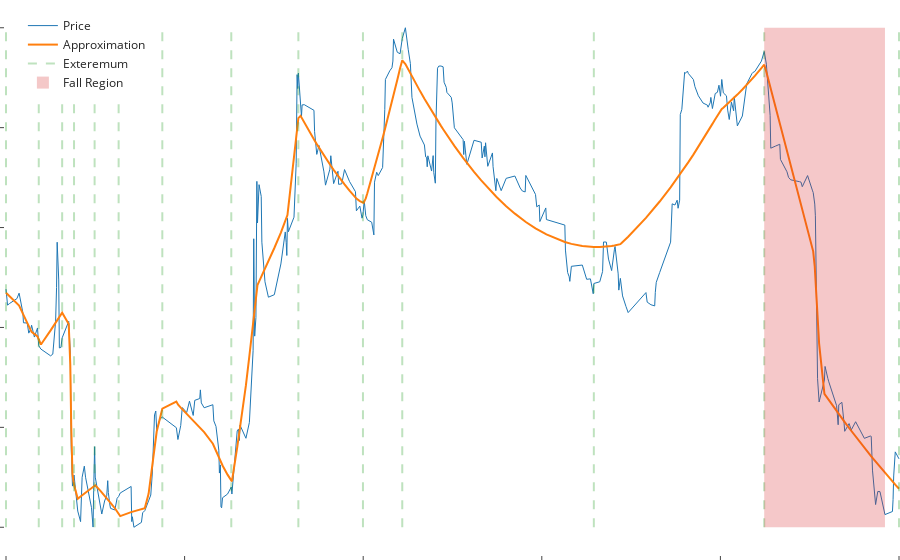

Write notebook code for a chart like this one.
### Code cell
from visuals import visualize_model
visualize_model(model, Xn, Yn)

### Figure 1 — Plotly figure (JSON) as saved in the notebook; plotly's stock layout.template omitted (floating-point values rounded to 4 significant figures; data arrays with more than 128 entries replaced by an {"elided": "..."} marker saying what was removed)
{"data": [{"customdata": {"elided": "350 float values"}, "hovertemplate": "%{text}<br>%{customdata:.14f}$<extra></extra>", "line": {"color": "#1f77b4", "width": 1}, "mode": "lines", "name": "Price", "text": {"elided": "350 str values"}, "type": "scatter", "x": {"elided": "350 float values"}, "y": {"elided": "350 float values"}}, {"hoverinfo": "none", "line": {"color": "#ff7f0e", "width": 2}, "mode": "lines", "name": "Approximation", "type": "scatter", "x": {"elided": "350 float values"}, "y": {"elided": "350 float values"}}], "layout": {"legend": {"x": 0.02, "xanchor": "left", "y": 0.98, "yanchor": "top"}, "margin": {"b": 0, "l": 0, "r": 0, "t": 0}, "shapes": [{"line": {"color": "#2ca02c", "dash": "dash", "width": 2}, "name": "Exteremum", "showlegend": true, "type": "line", "x0": 0, "x1": 0, "y0": 0, "y1": 1}, {"line": {"color": "#2ca02c", "dash": "dash", "width": 2}, "name": "Exteremum", "showlegend": false, "type": "line", "x0": 0.03669, "x1": 0.03669, "y0": 0, "y1": 1}, {"line": {"color": "#2ca02c", "dash": "dash", "width": 2}, "name": "Exteremum", "showlegend": false, "type": "line", "x0": 0.06289, "x1": 0.06289, "y0": 0, "y1": 1}, {"line": {"color": "#2ca02c", "dash": "dash", "width": 2}, "name": "Exteremum", "showlegend": false, "type": "line", "x0": 0.07617, "x1": 0.07617, "y0": 0, "y1": 1}, {"line": {"color": "#2ca02c", "dash": "dash", "width": 2}, "name": "Exteremum", "showlegend": false, "type": "line", "x0": 0.09923, "x1": 0.09923, "y0": 0, "y1": 1}, {"line": {"color": "#2ca02c", "dash": "dash", "width": 2}, "name": "Exteremum", "showlegend": false, "type": "line", "x0": 0.1261, "x1": 0.1261, "y0": 0, "y1": 1}, {"line": {"color": "#2ca02c", "dash": "dash", "width": 2}, "name": "Exteremum", "showlegend": false, "type": "line", "x0": 0.1751, "x1": 0.1751, "y0": 0, "y1": 1}, {"line": {"color": "#2ca02c", "dash": "dash", "width": 2}, "name": "Exteremum", "showlegend": false, "type": "line", "x0": 0.2523, "x1": 0.2523, "y0": 0, "y1": 1}, {"line": {"color": "#2ca02c", "dash": "dash", "width": 2}, "name": "Exteremum", "showlegend": false, "type": "line", "x0": 0.3274, "x1": 0.3274, "y0": 0, "y1": 1}, {"line": {"color": "#2ca02c", "dash": "dash", "width": 2}, "name": "Exteremum", "showlegend": false, "type": "line", "x0": 0.3997, "x1": 0.3997, "y0": 0, "y1": 1}, {"line": {"color": "#2ca02c", "dash": "dash", "width": 2}, "name": "Exteremum", "showlegend": false, "type": "line", "x0": 0.4437, "x1": 0.4437, "y0": 0, "y1": 1}, {"line": {"color": "#2ca02c", "dash": "dash", "width": 2}, "name": "Exteremum", "showlegend": false, "type": "line", "x0": 0.6583, "x1": 0.6583, "y0": 0, "y1": 1}, {"line": {"color": "#2ca02c", "dash": "dash", "width": 2}, "name": "Exteremum", "showlegend": false, "type": "line", "x0": 0.8491, "x1": 0.8491, "y0": 0, "y1": 1}, {"line": {"color": "#2ca02c", "dash": "dash", "width": 2}, "name": "Exteremum", "showlegend": false, "type": "line", "x0": 1, "x1": 1, "y0": 0, "y1": 1}, {"fillcolor": "#d62728", "line": {"width": 0}, "name": "Fall Region", "opacity": 0.25, "showlegend": true, "type": "rect", "x0": 0.9843, "x1": 0.8491, "y0": 0, "y1": 1}], "xaxis": {"showline": false, "showticklabels": false, "zeroline": false}, "yaxis": {"gridcolor": "rgba(211, 211, 211, 0.4)", "gridwidth": 0.05, "showgrid": true, "showline": false, "showticklabels": false, "zeroline": false}}}
